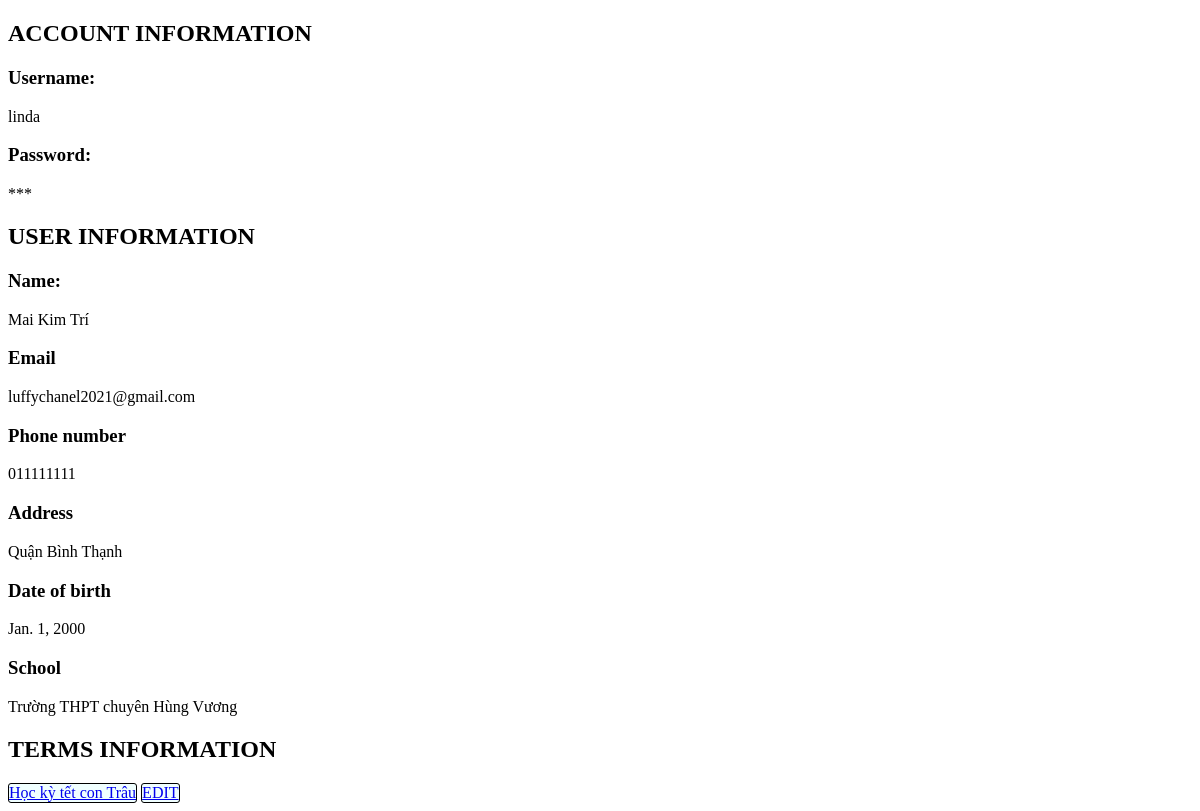
Page /manage/userInformation/id=1/ on the committed database.
### main_site/models.py (models this page shows, shortened)
class User(models.Model):
    username = models.CharField(max_length=30, unique=True, verbose_name='Tên đăng nhập')
    password = models.CharField(max_length=100, verbose_name='Mật khẩu')
    balance = models.IntegerField(verbose_name="Balance", default=0, null=True, blank=True)
    def getStartPassword(self):
        return len(self.password)*'*'

class UserInfo(models.Model):
    name = models.CharField(max_length=50, verbose_name='Họ và tên')
    email = models.EmailField(unique=True, null=True, verbose_name='Email')
    phoneNumber = models.CharField(max_length=15, null=True, verbose_name='Số điện thoại')
    address = models.CharField(max_length=255, null=True, verbose_name='Địa chỉ')
    dob = models.DateField(verbose_name='Ngày sinh', null=True)
    school = models.CharField(max_length=50, null=True, verbose_name='Thông tin trường học')
    user = models.OneToOneField(User, on_delete=models.CASCADE, related_name='info', verbose_name='Tài khoản người dùng')

class Term(models.Model):
    name = models.CharField(max_length=50, verbose_name='Tên kỳ học')
    startDate = models.DateField(verbose_name='Ngày bắt đầu')
    endDate = models.DateField(verbose_name='Ngày kết thúc', null=True, blank=True)
    totalOfMonths = models.IntegerField(verbose_name='Tổng số tháng dự kiến cho học kỳ')
    user = models.ForeignKey(User,on_delete=models.CASCADE,verbose_name='Thông tin người dùng')

### main_site/views.py (the view)
# urls.py: path('manage/userInformation/id=<int:userId>/', views.getUserInformation, name="userInformation"),
def getUserInformation(request, userId):
    user = User.objects.filter(id=userId).first()
    user_inf = UserInfo.objects.filter(user=user).first()
    terms = Term.objects.filter(user=user)
    context = {
        'user': user,
        'userInfo': user_inf,
        'terms': terms
    }
    return render(request, 'manage/userInformation.html', context)

### main_site/templates/manage/userInformation.html (shortened to what this page needs)
{% extends "base/base.html" %}
{% load static %}
{% block content %}
<h2 >ACCOUNT INFORMATION</h2>
<div id="username">
    <h3>Username:</h3>
    <p>{{user.username}}</p>
</div>
<div id="password">
    <h3>Password:</h3>
    <p>{{user.getStartPassword}}</p>
</div>
<h2 >USER INFORMATION</h2>
<div id="name">
    <h3 >Name: </h3>
    <p> {{userInfo.name}} </p>
</div>
<div id="email">
    <h3 >Email</h3>
    <p > {{userInfo.email}} </p>
</div>
<div id="phoneNumber">
    <h3 >Phone number</h3>
    <p > {{userInfo.phoneNumber}} </p>
</div>
<div id="address">
    <h3 >Address</h3>
    <p > {{userInfo.address}} </p>
</div>
<div id="dob">
    <h3 >Date of birth</h3>
    <p > {{userInfo.dob}} </p>
</div>
<div id="school">
    <h3 >School</h3>
    <p > {{userInfo.school}} </p>
</div>
<h2 >TERMS INFORMATION</h2>
{% for term in terms %}
<a href="{% url "manageTerm" termId=term.id %}"> {{term.name}} </a>
{% endfor %}
<a href="{% url "editUserInformation" userId=user.id %}"> EDIT </a>
{% endblock content %}

### static/css/base.css (style rules this page uses)
.ClickTag, a, [onclick] { background-color: azure; display: inline-block; border: 1px solid black; border-radius: 3px; }

### rows in the picture
User: username "linda", getStartPassword "***"
UserInfo: name "Mai Kim Trí", email "luffychanel2021@gmail.com", phoneNumber "011111111", address "Quận Bình Thạnh", dob "Jan. 1, 2000", school "Trường THPT chuyên Hùng Vương"
Term: name "Học kỳ tết con Trâu"
